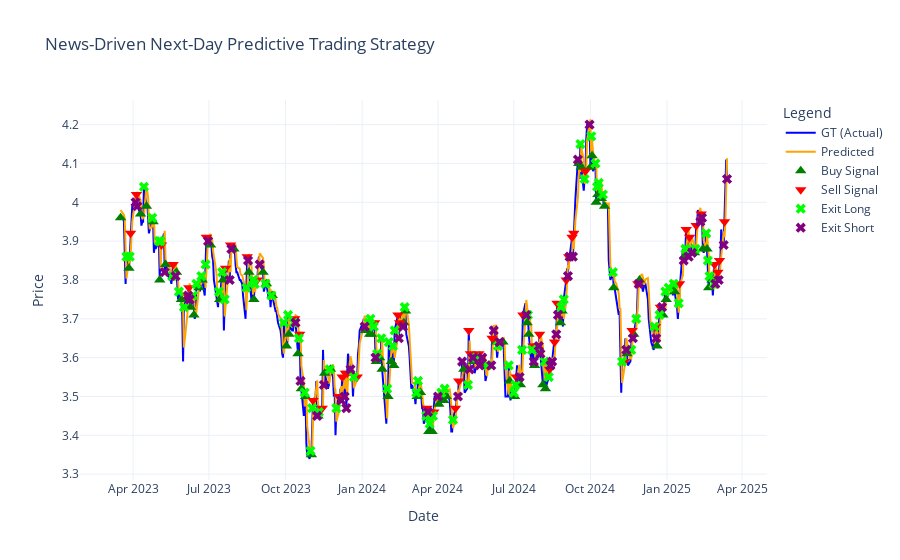

Notebook code cell kept with this figure:
### Code cell
# Extract series
dates = merged_df.index
gt = merged_df['GT']
predict = merged_df['Predict']

# Separate long/short entries & exits from the trade log
entry_long = trade_log_df[trade_log_df['Action'].str.contains("Enter Long")]
entry_short = trade_log_df[trade_log_df['Action'].str.contains("Enter Short")]
exit_long = trade_log_df[trade_log_df['Action'].str.contains("Exit Long")]
exit_short = trade_log_df[trade_log_df['Action'].str.contains("Exit Short")]

# Create the interactive plot
fig = go.Figure()

# Ground truth price line
fig.add_trace(go.Scatter(x=dates, y=gt, mode='lines', name='GT (Actual)', line=dict(color='blue')))

# Predicted price line
fig.add_trace(go.Scatter(x=dates, y=predict, mode='lines', name='Predicted', line=dict(color='orange')))

# Entry Long signals
fig.add_trace(go.Scatter(
    x=entry_long['Date'], y=entry_long['Price'],
    mode='markers',
    name='Buy Signal',
    marker=dict(symbol='triangle-up', size=10, color='green')
))

# Entry Short signals
fig.add_trace(go.Scatter(
    x=entry_short['Date'], y=entry_short['Price'],
    mode='markers',
    name='Sell Signal',
    marker=dict(symbol='triangle-down', size=10, color='red')
))

# Exit Long signals
fig.add_trace(go.Scatter(
    x=exit_long['Date'], y=exit_long['Price'],
    mode='markers',
    name='Exit Long',
    marker=dict(symbol='x', size=9, color='lime')
))

# Exit Short signals
fig.add_trace(go.Scatter(
    x=exit_short['Date'], y=exit_short['Price'],
    mode='markers',
    name='Exit Short',
    marker=dict(symbol='x', size=9, color='purple')
))

# Layout settings
fig.update_layout(
    title='News-Driven Next-Day Predictive Trading Strategy',
    xaxis_title='Date',
    yaxis_title='Price',
    legend_title='Legend',
    template='plotly_white',
    hovermode='closest'
)

fig.show()
